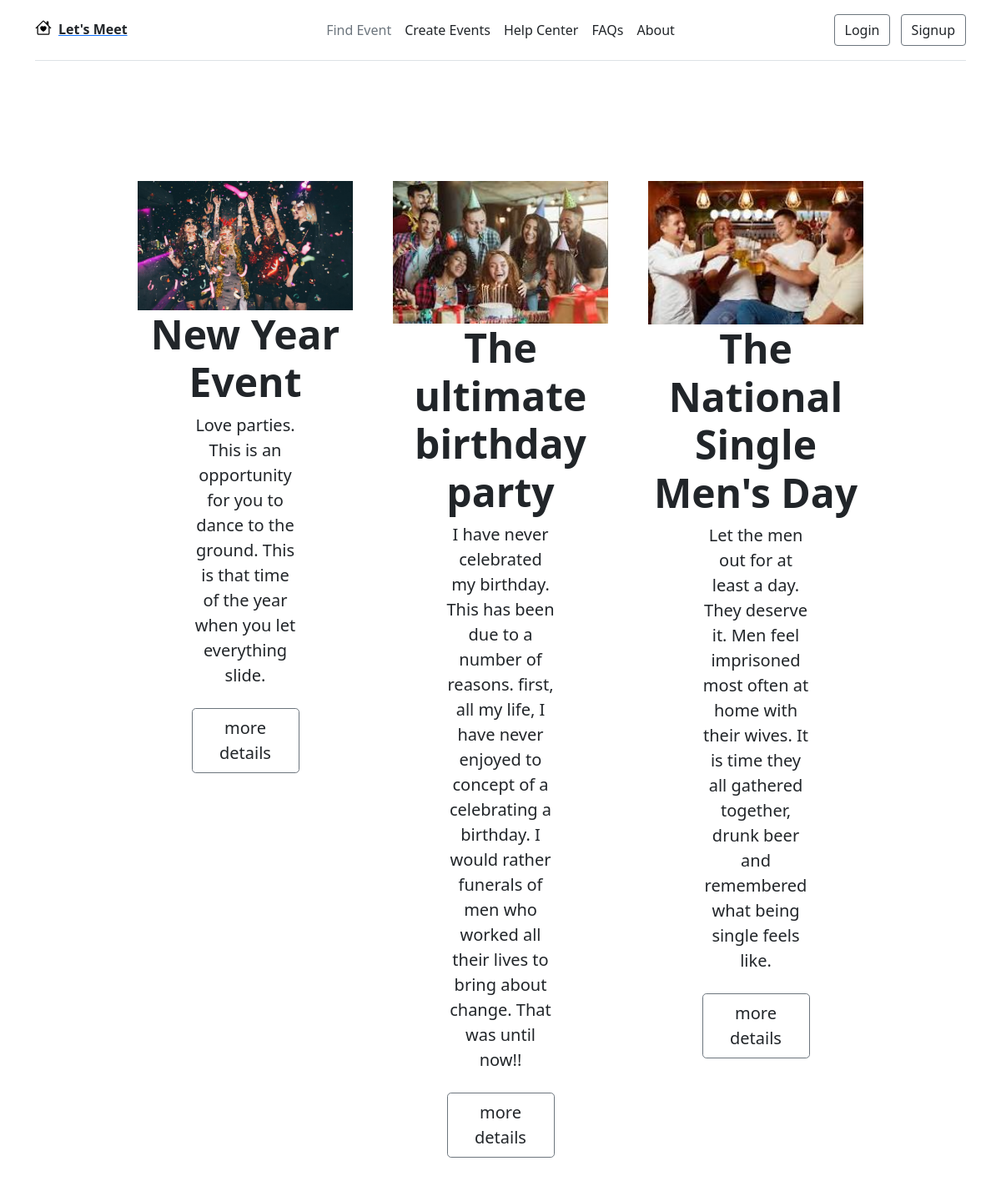
Screenshot of /events/ with the database file from the repository.
### meetups/models.py (models this page shows, shortened)
class Event(models.Model):
    title = models.CharField(max_length=200, )
    description = models.TextField()
    organizer_email = models.EmailField(unique=True, )
    date = models.DateField()
    slug = models.SlugField(unique=True, null=False)
    location = models.ForeignKey(Locations, on_delete=models.CASCADE)
    participants = models.ManyToManyField(Paticipants, )
    image = models.ImageField(upload_to='images', )
    class Meta:
        db_table = 'events names'

### meetups/views.py (the view)
# urls.py: path('', views.home_page, name='home-page'),
def home_page(request):
    events = Event.objects.all()
    return render(request, 'meetups/index.html', {
        'events': events
    })

### meetups/templates/meetups/index.html (shortened to what this page needs)
{% extends 'meetups/base/base.html' %}
{% load static %}
{% block navbar %}
{% include 'meetups/includes/navbar.html' %}
{% endblock %}
{% block events-block %}
<section>
  <div class=" row g-4 py-5 row-cols-1 row-cols-lg-3 justify-content-center">
    {% for event in events %}
    <div class="px-4 py-5 my-5 text-center col-lg-3 col-md-6 col-sm-12 ">
      <div class="">
        <img src="{{ event.image.url }}" class="d-block mx-lg-auto img-fluid" alt="{{ event.title }}"
          width="300" height="200" loading="lazy">
      </div>
      <h1 class="display-5 fw-bold text-body-emphasis">{{ event.title }}</h1>
      <div class="col-lg-6 mx-auto">
        <p class="lead mb-4"> {{ event.description }}</p>
        <div class="d-grid gap-2 d-sm-flex justify-content-sm-center">
          <button  type="button" class="btn btn-outline-secondary btn-lg px-4"><a href="{% url 'event-details' event.slug %}" class="text-decoration-none text-dark"> more details</a> </button>
        </div>
      </div>
    </div>
    {% endfor %}
  </div>
</section>
{% endblock %}

### meetups/templates/meetups/base/base.html (shortened to what this page needs)
{% load static %}
<!DOCTYPE html>
<html lang="en">
<head>
  <link href="https://cdn.jsdelivr.net/npm/bootstrap@5.1.3/dist/css/bootstrap.min.css" rel="stylesheet"
>
</head>
<body>
  {% block navbar %}
  {% endblock %}
  {% block events-block %}{% endblock %}
</body>
</html>

### meetups/templates/meetups/includes/navbar.html (shortened to what this page needs)
<section>
  <div class="container">
    <header
      class="d-flex flex-wrap align-items-center justify-content-center justify-content-md-between py-3 mb-4 border-bottom">
      <div class="col-md-3 mb-2 mb-md-0 link-secondary">
        <a href="/" class="d-inline-flex link-body-emphasis text-decoration-dark">
           <span class="px-2 text-dark fw-bold"> Let's Meet </span>
        </a>
      </div>
      <ul class="nav col-12 col-md-auto mb-2 justify-content-center mb-md-0 text-dark">
        <li><a href="#" class="nav-link px-2 link-secondary">Find Event</a></li>
        <li><a href="#" class="nav-link px-2 text-dark">Create Events</a></li>
        <li><a href="#" class="nav-link px-2 text-dark">Help Center</a></li>
        <li><a href="#" class="nav-link px-2 text-dark">FAQs</a></li>
        <li><a href="#" class="nav-link px-2 text-dark">About</a></li>
      </ul>
      {% if not request.user.is_active %}
      <div class="col-md-3 text-end">
        <button type="button" class="btn btn-outline-secondary me-2"><a href="{% url 'events-sign-in' %}"
            class="text-decoration-none text-dark">Login</a></button>
        <button type="button" class="btn btn-outline-secondary"><a href="{% url 'sign-up' %}"
            class="text-decoration-none text-dark">Signup</a></button>
      </div>
      {% endif %}
    </header>
  </div>
</section>

### rows the page displays
Event: image (picture), title "New Year Event", description "Love parties. This is an opportunity for you to dance to the ground. This is that time of the year when you let everything slide."
Event: image (picture), title "The ultimate birthday party", description "I have never celebrated my birthday. This has been due to a number of reasons. first, all my life, I have never enjoyed to concept of a celebrating a birthday. I would rather funerals of men who worked all their lives to bring about change. That was until now!!"
Event: image (picture), title "The National Single Men's Day", description "Let the men out for at least a day. They deserve it. Men feel imprisoned most often at home with their wives. It is time they all gathered together, drunk beer and remembered what being single feels like."
